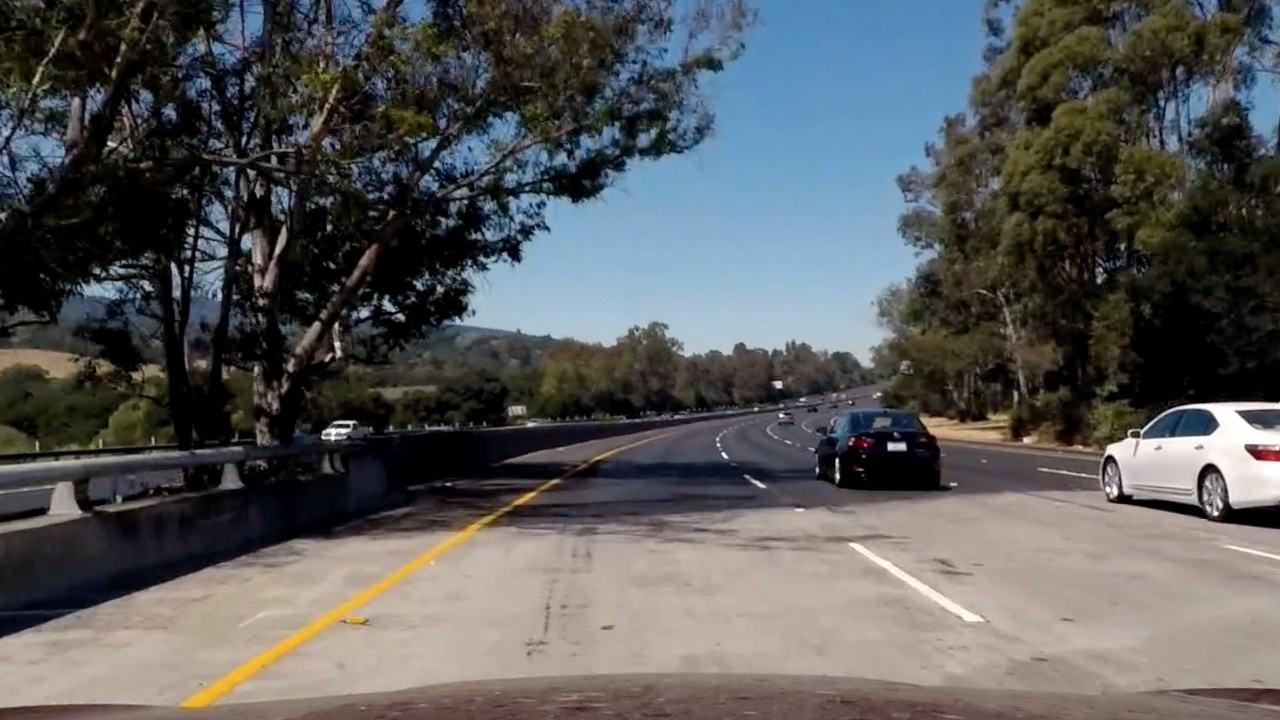
#> input picture Segments/bridge_shadow.jpg, 1280 x 720 px
$ jupyter execute Playground.ipynb   (older library calls are emulated)
#> lines starting #> are read from the running program, lines starting #| are printed output that depends on the picture; after the words box and inside, x2 and y2 are one past the last pixel; in counts of white or black regions, pixels touching at a corner belong together; long printed decimals are rounded
[cell 1]
import numpy as np
import cv2
import matplotlib.pyplot as plt
import matplotlib.image as mpimg
import pickle

# Read in an image and grayscale it
image = cv2.imread('bridge_shadow.jpg')
#> image is the input picture: shape (720, 1280, 3); mean B, G, R 90.8, 90.6, 89.7
#image = color_img[:, :, ::-1]
#image=image[:,50:150,:]
#image = mpimg.imread('bridge_shadow.jpg')  don't do this

image_filtered = cv2.GaussianBlur(image, (3, 3), 1)
gray_image = cv2.cvtColor(image_filtered, cv2.COLOR_BGR2GRAY)
gradient_x = cv2.Sobel(gray_image, cv2.CV_64F, 1, 0, 3)
gradient_y = cv2.Sobel(gray_image, cv2.CV_64F, 0, 1, 3)
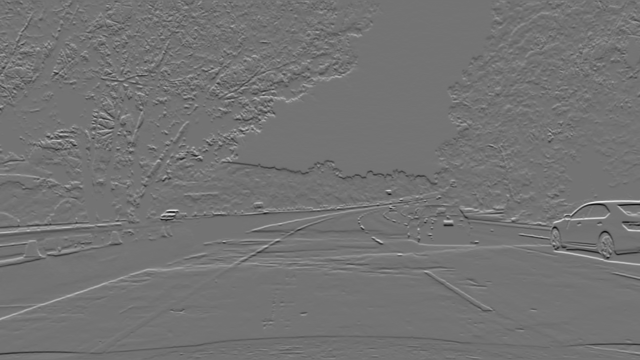
#> gradient_y: shape (720, 1280) float64 (shown at 1/2 size); min -553, max 665, mean 0.2; drawn with min black and max white
abs_gradient_x = cv2.convertScaleAbs(gradient_x)
abs_gradient_y = cv2.convertScaleAbs(gradient_y)
kernel = np.ones((5,5),np.uint8)
# [8 lines of commented-out code are left out]

dilation_x = cv2.morphologyEx(abs_gradient_x, cv2.MORPH_GRADIENT, kernel)
dilation_y = cv2.morphologyEx(abs_gradient_y, cv2.MORPH_GRADIENT, kernel)
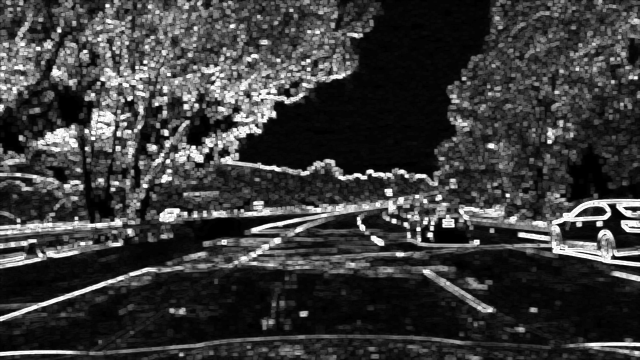
#> dilation_y: shape (720, 1280) (shown at 1/2 size); min 0, max 255, mean 57.8

sobel_image = cv2.addWeighted(abs_gradient_x, 0.5, abs_gradient_y, 0.5, 0)
sobel_image_processed = cv2.cvtColor(sobel_image, cv2.COLOR_GRAY2BGR)

# Plot the resulte
f, ax = plt.subplots(2, 3, figsize=(24, 9))
f.tight_layout()
ax[0,0].imshow(image)
ax[0,0].set_title('Original Image', fontsize=20)
ax[0,1].imshow(abs_gradient_x, cmap='gray')
ax[0,1].set_title('Thresholded Gradient x', fontsize=20)
ax[0,2].imshow(abs_gradient_y, cmap='gray')
ax[0,2].set_title('Thresholded Gradient y', fontsize=20)
ax[1,0].imshow(sobel_image_processed)
ax[1,0].set_title('sobel_image_processed', fontsize=20)
ax[1,1].imshow(dilation_x, cmap='gray')
ax[1,1].set_title('Dilated Gradient x', fontsize=20)
ax[1,2].imshow(dilation_y, cmap='gray')
ax[1,2].set_title('Dilated Gradient y', fontsize=20)
plt.subplots_adjust(left=0., right=1, top=0.9, bottom=0.)

#image_without_blue = image.copy()
#image_without_blue[:, :, 0] = 0
(b, g, r) = cv2.split(image)
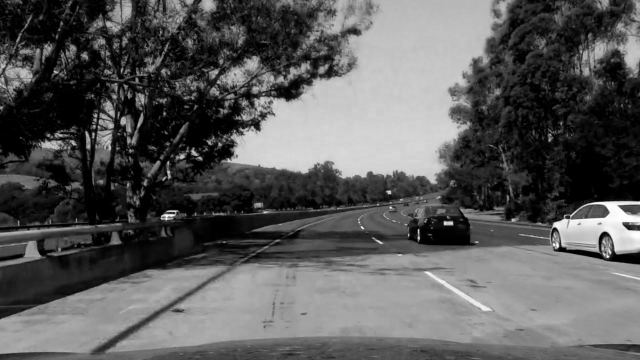
#> b: shape (720, 1280) (shown at 1/2 size); min 0, max 255, mean 90.8

#(r, g, b) = cv2.split(image)
#b = image[:,:,0]
#g = image[:,:,1]
#r = image[:,:,2]

Blue = cv2.cvtColor(b, cv2.COLOR_GRAY2BGR)
Green = cv2.cvtColor(g, cv2.COLOR_GRAY2BGR)
Red = cv2.cvtColor(r, cv2.COLOR_GRAY2BGR)

fig, ax = plt.subplots(1, 3, figsize=(24, 9))
fig.tight_layout()
ax[0].imshow(Blue)
ax[0].set_title('Blue', fontsize=20)
ax[1].imshow(Green)
ax[1].set_title('Green', fontsize=20)
ax[2].imshow(Red)
ax[2].set_title('Red', fontsize=20)

#test= b.copy()
#tf = (b < 10) & (r > 100) & (g > 100)
#tf.astype(np.int)
#result=test*tf
#test1=cv2.cvtColor(result, cv2.COLOR_GRAY2BGR)


# binary_output[(scaled_sobel >= thresh_min) & (scaled_sobel <= thresh_max)] = 1

#h, ax = plt.subplots(1, 3, figsize=(24, 9))
#h.tight_layout()
#ax[0].imshow(image)
#x[0].set_title('Original Image', fontsize=20)
#ax[1].imshow(test1)
#ax[1].set_title('Test', fontsize=20)
#ax[2].imshow(test1)
#ax[2].set_title('Test', fontsize=20)

[cell 2]
Blue.shape

[cell 3]
b.shape

[cell 4]
720*1280

[cell 5]
b.reshape((720, 1280))

[cell 6]
c = (r > np.mean(r)) & (g > np.mean(g))
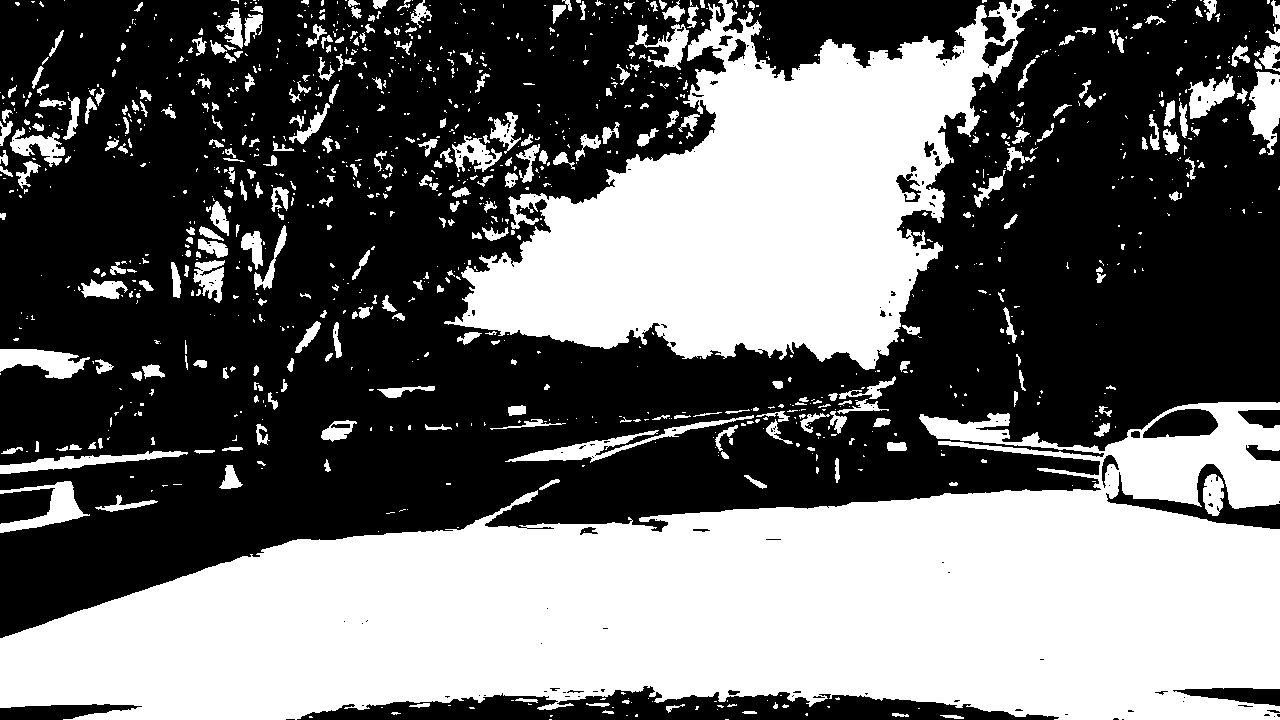
#> c: shape (720, 1280) bool; 42.6% white; 1181 white regions (841 under 20 px), largest, box (x1, y1, x2, y2) and area: (0, 402, 1280, 720) 240069, (444, 0, 1034, 370) 106090, (505, 415, 754, 463) 2016
#c = (b < np.mean(b)) & (r > np.mean(r)) & (g >np.mean(g))
c.astype(np.int)
d=r*c
test1=cv2.cvtColor(d, cv2.COLOR_GRAY2BGR)
plt.imshow(test1)

[cell 7]
print(np.mean(r),np.mean(g),np.mean(b))
#| 89.741 90.629 90.754

[cell 8]
image = cv2.imread('bridge_shadow.jpg')

(b, g, r) = cv2.split(image)

c1 = (b < np.mean(b)) & (r > np.mean(r)) & (g > np.mean(g))
#> c1: shape (720, 1280) bool; 1.5% white; 1309 white regions (1220 under 20 px), largest, box (x1, y1, x2, y2) and area: (180, 537, 462, 710) 2969, (424, 687, 588, 703) 701, (666, 687, 753, 702) 407
c1.astype(np.int)
c2 = (b > np.mean(b)) & (r > np.mean(r)) & (g > np.mean(g))
#> c2: shape (720, 1280) bool; 41.2% white; 1019 white regions (707 under 20 px), largest, box (x1, y1, x2, y2) and area: (0, 402, 1280, 720) 230540, (444, 0, 1030, 370) 105284, (1249, 71, 1280, 155) 1710
c2.astype(np.int)

#c = (b < np.mean(b)) & (r > np.mean(r)) & (g >np.mean(g))
d1=r*c1
d2=r*c2
test1=cv2.cvtColor(d1, cv2.COLOR_GRAY2BGR)
test2=cv2.cvtColor(d2, cv2.COLOR_GRAY2BGR)

fig1, ax = plt.subplots(1, 3, figsize=(24, 9))
fig1.tight_layout()
ax[0].imshow(image)
ax[0].set_title('Original Image', fontsize=20)
ax[1].imshow(test1)
ax[1].set_title('Test1', fontsize=20)
ax[2].imshow(test2)
ax[2].set_title('Test2', fontsize=20)

[cell 9]
import numpy as np
import cv2
import matplotlib.pyplot as plt
import matplotlib.image as mpimg
import pickle
image = cv2.imread('bridge_shadow.jpg')

(b, g, r) = cv2.split(image)

c1 = (b < np.mean(b)-10) & (r > np.mean(r)) & (g > np.mean(g))
#> c1: shape (720, 1280) bool; 0.67% white; 509 white regions (475 under 20 px), largest, box (x1, y1, x2, y2) and area: (181, 553, 434, 710) 2402, (445, 508, 507, 533) 231, (1006, 147, 1036, 171) 221
#c1.astype(np.int)
c2 = (b > np.mean(b)+120) & (r > np.mean(r)+120) & (g > np.mean(g)+120)
#> c2: shape (720, 1280) bool; 0.89% white; 39 white regions (32 under 20 px), largest, box (x1, y1, x2, y2) and area: (1106, 403, 1280, 502) 6722, (850, 543, 983, 621) 1019, (1228, 546, 1280, 559) 122
#c2.astype(np.int)

#c = (b < np.mean(b)) & (r > np.mean(r)) & (g >np.mean(g))
binary_1 = np.zeros_like(b)
binary_2 = np.zeros_like(b)

binary_1[c1]=1
binary_2[c2]=1

bitwise_or = cv2.bitwise_or(binary_1, binary_2)

#test1=cv2.cvtColor(binary_1, cv2.COLOR_GRAY2BGR)
#test2=cv2.cvtColor(binary_2, cv2.COLOR_GRAY2BGR)

fig1, ax = plt.subplots(1, 4, figsize=(24, 9))
fig1.tight_layout()
ax[0].imshow(image)
ax[0].set_title('Original Image', fontsize=20)
ax[1].imshow(bitwise_or)
ax[1].set_title('bitwise_OR', fontsize=20)
ax[2].imshow(binary_1)
ax[2].set_title('find the yellow line', fontsize=20)
ax[3].imshow(binary_2)
ax[3].set_title('find the while line', fontsize=20)
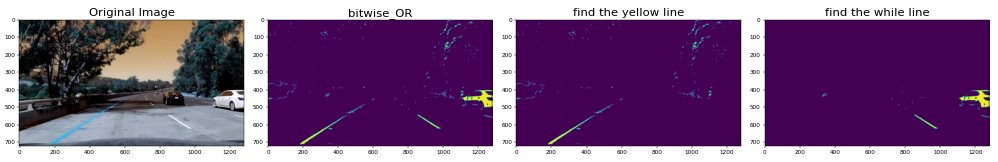
#> figure drawn by matplotlib, 4 panels; B, G, R data is drawn as R, G, B

[cell 10]
r.shape

[cell 11]
binary_1

[cell 12]
c1.shape

[cell 13]
c1

[cell 14]
d1

[cell 15]
binary_1

[cell 16]
b.shape

$ run again, with Segments/calibration_test.png saved as Segments/bridge_shadow.jpg
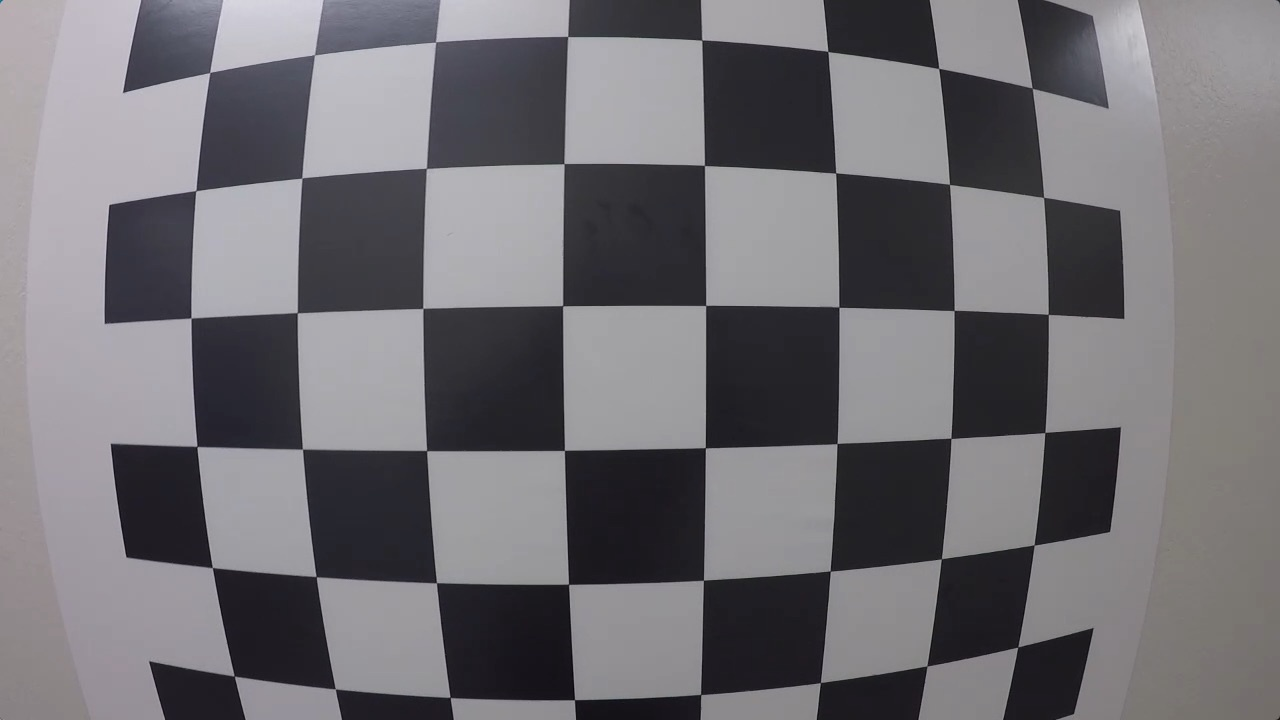
#> input picture Segments/calibration_test.png, 1280 x 720 px
#> image is the input picture: shape (720, 1280, 3); mean B, G, R 115.4, 110.9, 112.9
#> `c = (r > np.mean(r)) & (g > np.mean(g))`:
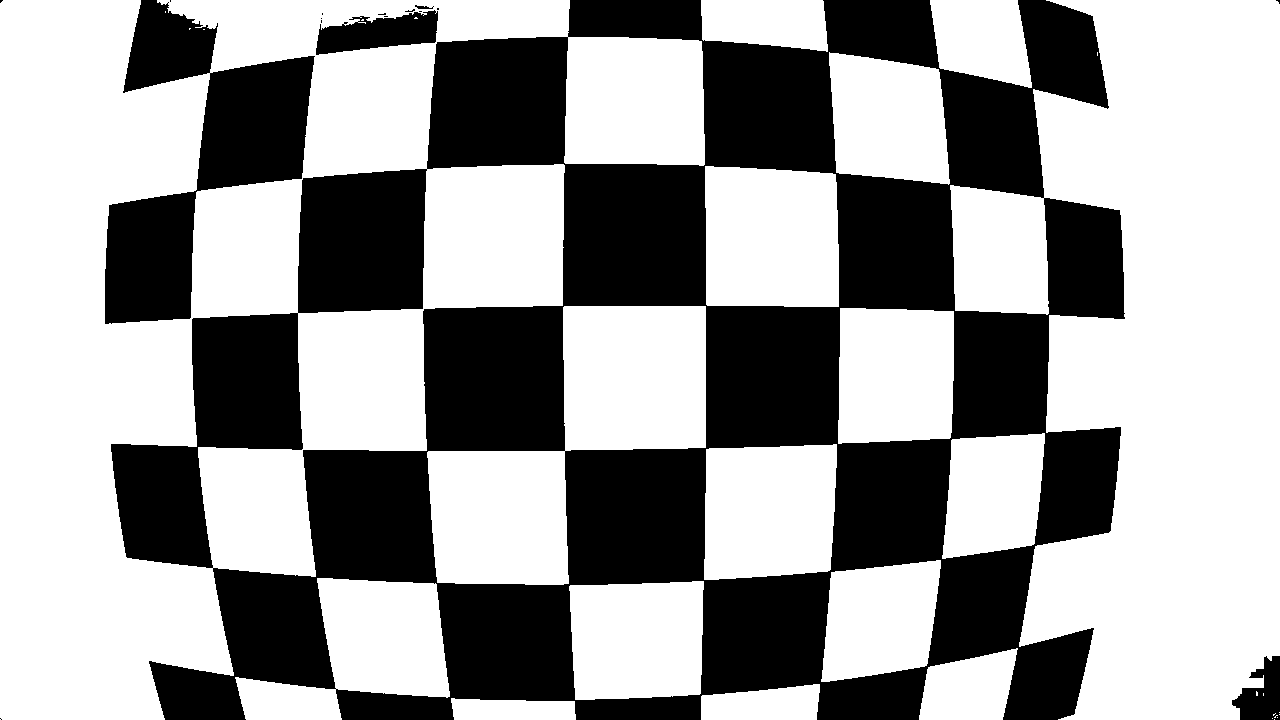
#> c: shape (720, 1280) bool; 61.2% white; 17 black regions (12 under 20 px), largest, box (x1, y1, x2, y2) and area: (111, 0, 1125, 720) 323771, (105, 0, 315, 324) 28738, (316, 10, 438, 55) 3430, (1232, 656, 1280, 720) 1902, (415, 5, 434, 9) 42
#| 112.873 110.887 115.371
#> `c2 = (b > np.mean(b)) & (r > np.mean(r)) & (g > np.mean(g))`:
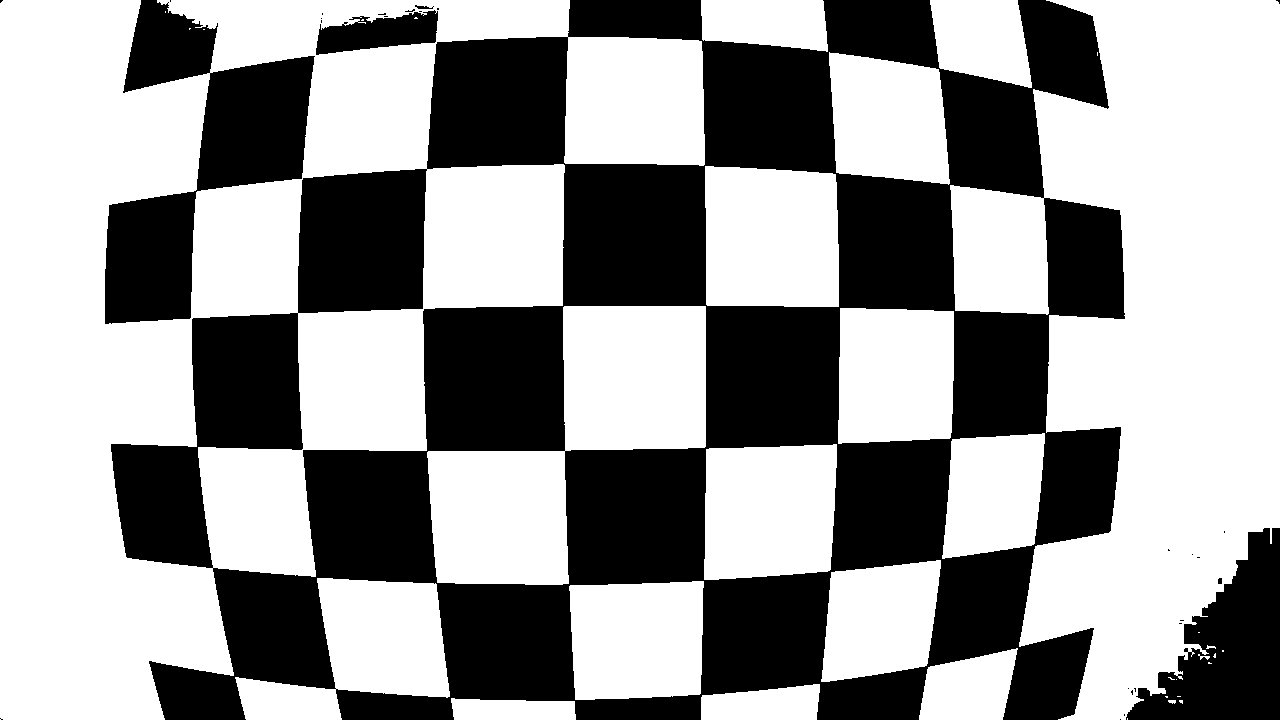
#> c2: shape (720, 1280) bool; 59.7% white; 29 black regions (23 under 20 px), largest, box (x1, y1, x2, y2) and area: (111, 0, 1125, 720) 323813, (105, 0, 315, 324) 28738, (1126, 528, 1280, 720) 15715, (316, 10, 438, 55) 3430, (415, 5, 434, 9) 42, (1218, 578, 1222, 584) 23

$ run again, with Segments/signs_vehicles_xygrad.png saved as Segments/bridge_shadow.jpg
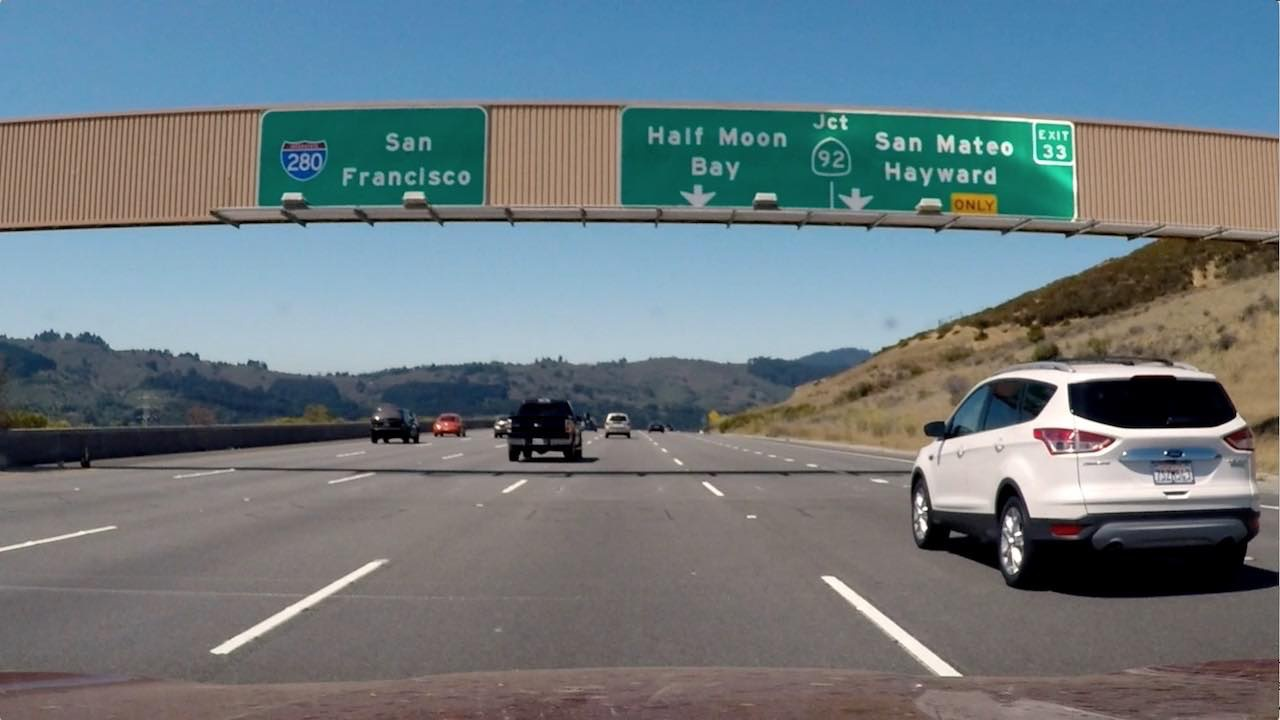
#> input picture Segments/signs_vehicles_xygrad.png, 1280 x 720 px
#> image is the input picture: shape (720, 1280, 3); mean B, G, R 127.4, 121.6, 109.2
#> `c = (r > np.mean(r)) & (g > np.mean(g))`:
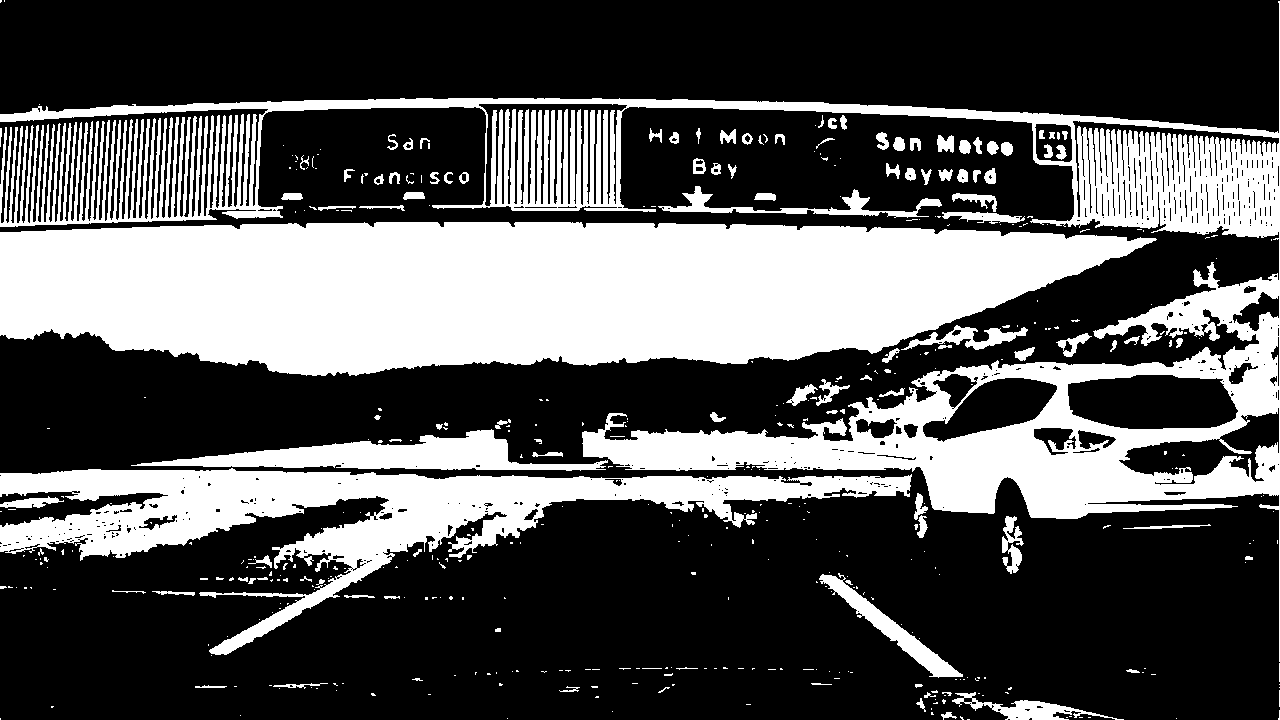
#> c: shape (720, 1280) bool; 33.7% white; 452 white regions (337 under 20 px), largest, box (x1, y1, x2, y2) and area: (0, 222, 1157, 376) 135092, (0, 1, 1280, 662) 104078, (0, 468, 912, 655) 44083
#| 109.232 121.630 127.444
#> `[cell 9] import numpy as np import cv2 import matplotlib.pyplot as plt..`:
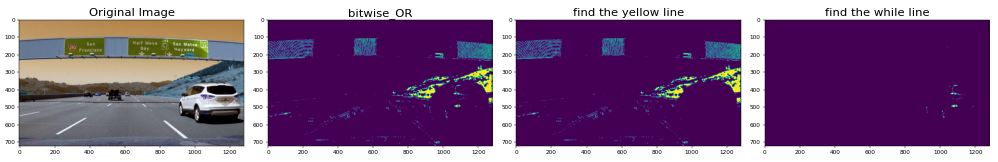
#> figure drawn by matplotlib, 4 panels; B, G, R data is drawn as R, G, B
